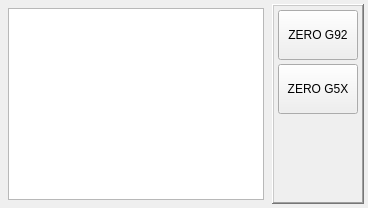
              <widget class="QWidget" name="tab_offsets">
               <attribute name="title">
                <string>OFFSETS</string>
               </attribute>
               <layout class="QHBoxLayout" name="horizontalLayout_7">
                <property name="spacing">
                 <number>4</number>
                </property>
                <property name="leftMargin">
                 <number>4</number>
                </property>
                <property name="topMargin">
                 <number>4</number>
                </property>
                <property name="rightMargin">
                 <number>4</number>
                </property>
                <property name="bottomMargin">
                 <number>4</number>
                </property>
                <item>
                 <widget class="QWidget" name="widget_offsets" native="true">
                  <layout class="QVBoxLayout" name="verticalLayout_21">
                   <property name="spacing">
                    <number>4</number>
                   </property>
                   <property name="leftMargin">
                    <number>4</number>
                   </property>
                   <property name="topMargin">
                    <number>4</number>
                   </property>
                   <property name="rightMargin">
                    <number>4</number>
                   </property>
                   <property name="bottomMargin">
                    <number>4</number>
                   </property>
                   <item>
                    <widget class="OriginOffsetView" name="offset_table">
                     <property name="enabled">
                      <bool>true</bool>
                     </property>
                     <property name="autoScrollMargin">
                      <number>16</number>
                     </property>
                     <property name="selectionBehavior">
                      <enum>QAbstractItemView::SelectRows</enum>
                     </property>
                     <property name="cornerButtonEnabled">
                      <bool>false</bool>
                     </property>
                     <attribute name="horizontalHeaderDefaultSectionSize">
                      <number>80</number>
                     </attribute>
                     <attribute name="horizontalHeaderMinimumSectionSize">
                      <number>80</number>
                     </attribute>
                     <attribute name="verticalHeaderCascadingSectionResizes">
                      <bool>false</bool>
                     </attribute>
                     <attribute name="verticalHeaderDefaultSectionSize">
                      <number>30</number>
                     </attribute>
                     <attribute name="verticalHeaderMinimumSectionSize">
                      <number>30</number>
                     </attribute>
                    </widget>
                   </item>
                  </layout>
                 </widget>
                </item>
                <item>
                 <widget class="QFrame" name="frm_zero_offsets">
                  <property name="frameShape">
                   <enum>QFrame::WinPanel</enum>
                  </property>
                  <property name="frameShadow">
                   <enum>QFrame::Raised</enum>
                  </property>
                  <layout class="QVBoxLayout" name="verticalLayout_12">
                   <property name="spacing">
                    <number>4</number>
                   </property>
                   <property name="leftMargin">
                    <number>4</number>
                   </property>
                   <property name="topMargin">
                    <number>4</number>
                   </property>
                   <property name="rightMargin">
                    <number>4</number>
                   </property>
                   <property name="bottomMargin">
                    <number>4</number>
                   </property>
                   <item>
                    <widget class="ActionButton" name="action_zero_g92">
                     <property name="sizePolicy">
                      <sizepolicy hsizetype="Fixed" vsizetype="Fixed">
                       <horstretch>0</horstretch>
                       <verstretch>0</verstretch>
                      </sizepolicy>
                     </property>
                     <property name="minimumSize">
                      <size>
                       <width>80</width>
                       <height>50</height>
                      </size>
                     </property>
                     <property name="maximumSize">
                      <size>
                       <width>80</width>
                       <height>50</height>
                      </size>
                     </property>
                     <property name="text">
                      <string>ZERO G92</string>
                     </property>
                     <property name="zero_g92_action" stdset="0">
                      <bool>true</bool>
                     </property>
                     <property name="template_label_option" stdset="0">
                      <bool>false</bool>
                     </property>
                     <property name="joint_number" stdset="0">
                      <number>0</number>
                     </property>
                     <property name="incr_imperial_number" stdset="0">
                      <double>0.010000000000000</double>
                     </property>
                     <property name="incr_mm_number" stdset="0">
                      <double>0.025000000000000</double>
                     </property>
                     <property name="incr_angular_number" stdset="0">
                      <double>-1.000000000000000</double>
                     </property>
                     <property name="toggle_float_option" stdset="0">
                      <bool>false</bool>
                     </property>
                     <property name="float_num" stdset="0">
                      <double>100.000000000000000</double>
                     </property>
                     <property name="float_alt_num" stdset="0">
                      <double>50.000000000000000</double>
                     </property>
                     <property name="view_type_string" stdset="0">
                      <string>P</string>
                     </property>
                     <property name="command_text_string" stdset="0">
                      <string/>
                     </property>
                     <property name="ini_mdi_number" stdset="0">
                      <number>0</number>
                     </property>
                     <property name="textTemplate" stdset="0">
                      <string>%1.3f in</string>
                     </property>
                     <property name="alt_textTemplate" stdset="0">
                      <string>%1.2f mm</string>
                     </property>
                    </widget>
                   </item>
                   <item>
                    <widget class="ActionButton" name="action_zero_g5x">
                     <property name="sizePolicy">
                      <sizepolicy hsizetype="Fixed" vsizetype="Fixed">
                       <horstretch>0</horstretch>
                       <verstretch>0</verstretch>
                      </sizepolicy>
                     </property>
                     <property name="minimumSize">
                      <size>
                       <width>80</width>
                       <height>50</height>
                      </size>
                     </property>
                     <property name="maximumSize">
                      <size>
                       <width>80</width>
                       <height>50</height>
                      </size>
                     </property>
                     <property name="statusTip">
                      <string>ZERO CURRENT WCS</string>
                     </property>
                     <property name="text">
                      <string>ZERO G5X</string>
                     </property>
                     <property name="zero_g5x_action" stdset="0">
                      <bool>true</bool>
                     </property>
                    </widget>
                   </item>
                   <item>
                    <spacer name="verticalSpacer_3">
                     <property name="orientation">
                      <enum>Qt::Vertical</enum>
                     </property>
                     <property name="sizeHint" stdset="0">
                      <size>
                       <width>20</width>
                       <height>40</height>
                      </size>
                     </property>
                    </spacer>
                   </item>
                  </layout>
                 </widget>
                </item>
               </layout>
              </widget>
